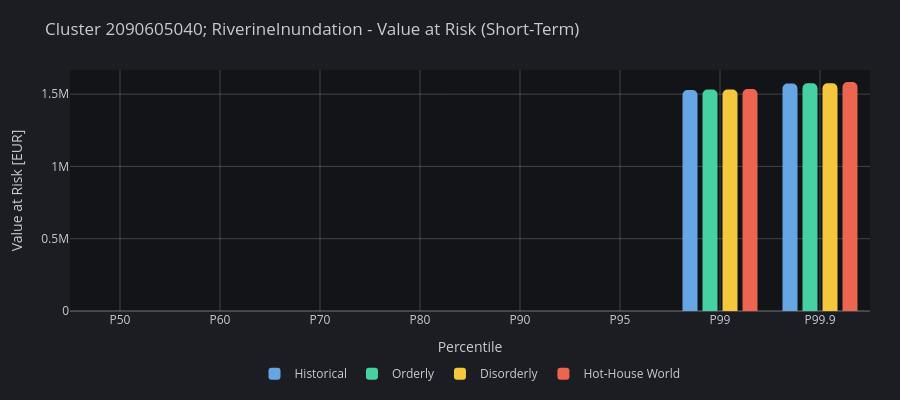

The notebook cell saved with this chart:
### Markdown cell above
Value at Risk (VaR) summarizes a high-percentile loss level for the selected term and scenario. It answers the question: what loss threshold is only exceeded with a specified low probability?

### Code cell
plot_var(dict_clusters_metrics, name=f"Cluster {cluster_id}; {hazard}", selected_term="short", dark=True)

### Figure 1 — Plotly figure (JSON) as saved in the notebook; plotly's stock layout.template omitted (floating-point values rounded to 4 significant figures)
{"data": [{"hovertemplate": "Historical: %{y:,.0f} EUR<extra></extra>", "marker": {"color": "hsl(210, 70%, 65%)", "cornerradius": 5, "line": {"width": 0}}, "name": "Historical", "type": "bar", "width": 0.15, "x": ["P50", "P60", "P70", "P80", "P90", "P95", "P99", "P99.9"], "y": [0, 0, 0, 0, 0, 0, 1529000.0, 1573000.0]}, {"hovertemplate": "Orderly: %{y:,.0f} EUR<extra></extra>", "marker": {"color": "hsl(160, 60%, 55%)", "cornerradius": 5, "line": {"width": 0}}, "name": "Orderly", "type": "bar", "width": 0.15, "x": ["P50", "P60", "P70", "P80", "P90", "P95", "P99", "P99.9"], "y": [0, 0, 0, 0, 0, 0, 1532000.0, 1575000.0]}, {"hovertemplate": "Disorderly: %{y:,.0f} EUR<extra></extra>", "marker": {"color": "hsl(45, 90%, 60%)", "cornerradius": 5, "line": {"width": 0}}, "name": "Disorderly", "type": "bar", "width": 0.15, "x": ["P50", "P60", "P70", "P80", "P90", "P95", "P99", "P99.9"], "y": [0, 0, 0, 0, 0, 0, 1532000.0, 1575000.0]}, {"hovertemplate": "Hot-House World: %{y:,.0f} EUR<extra></extra>", "marker": {"color": "hsl(8, 80%, 62%)", "cornerradius": 5, "line": {"width": 0}}, "name": "Hot-House World", "type": "bar", "width": 0.15, "x": ["P50", "P60", "P70", "P80", "P90", "P95", "P99", "P99.9"], "y": [0, 0, 0, 0, 0, 0, 1535000.0, 1583000.0]}], "layout": {"height": 400, "hovermode": "x unified", "legend": {"font": {"color": "hsl(210, 10%, 80%)"}, "orientation": "h", "x": 0.5, "xanchor": "center", "y": -0.2, "yanchor": "top"}, "margin": {"b": 60, "l": 70, "r": 30, "t": 70}, "paper_bgcolor": "#1C1D22", "plot_bgcolor": "#131417", "title": {"font": {"color": "hsl(210, 10%, 80%)"}, "text": "Cluster 2090605040; RiverineInundation - Value at Risk (Short-Term)"}, "xaxis": {"gridcolor": "rgba(255, 255, 255, 0.2)", "showgrid": true, "tickfont": {"color": "hsl(210, 10%, 80%)"}, "tickformat": ".1%", "title": {"font": {"color": "hsl(210, 10%, 80%)"}, "text": "Percentile"}, "zerolinecolor": "rgba(255, 255, 255, 0.2)"}, "yaxis": {"gridcolor": "rgba(255, 255, 255, 0.2)", "rangemode": "nonnegative", "showgrid": true, "tickfont": {"color": "hsl(210, 10%, 80%)"}, "title": {"font": {"color": "hsl(210, 10%, 80%)"}, "text": "Value at Risk [EUR]"}, "zerolinecolor": "rgba(255, 255, 255, 0.2)"}}}
